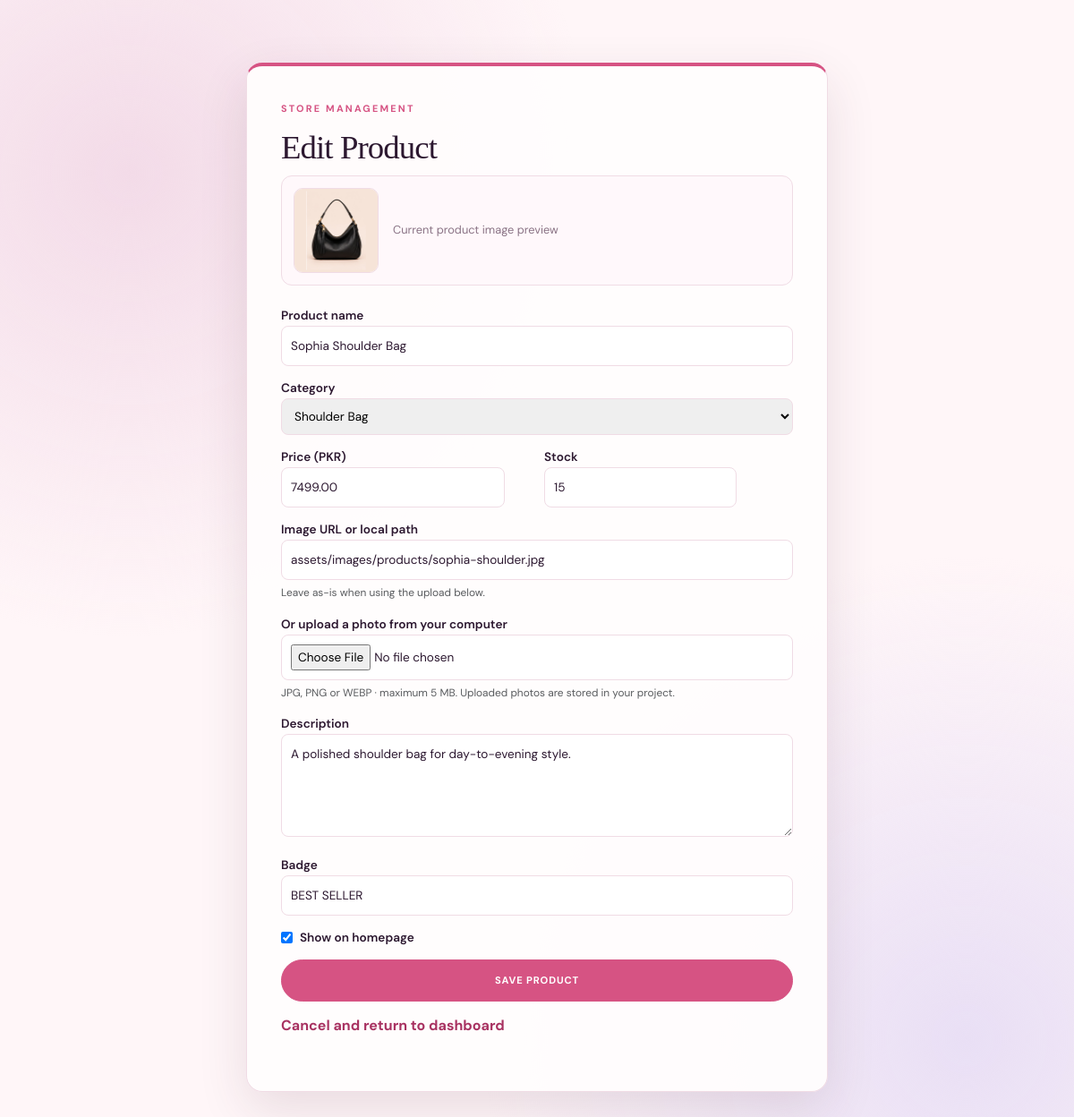
The page /admin/product-form.php?id=2 (signed in) on the database its author committed.
### tables this page shows
CREATE TABLE IF NOT EXISTS products(id INT AUTO_INCREMENT PRIMARY KEY,name VARCHAR(150) NOT NULL,category VARCHAR(80) NOT NULL,price DECIMAL(10,2) NOT NULL,stock INT DEFAULT 0,image TEXT NOT NULL,description TEXT,badge VARCHAR(40),featured TINYINT DEFAULT 0,created_at TIMESTAMP DEFAULT CURRENT_TIMESTAMP);

### includes/db.php (called while the page is built, shortened)
<?php
function e($value): string {
    return htmlspecialchars((string)$value, ENT_QUOTES | ENT_SUBSTITUTE, 'UTF-8');
}
final class JKBagsStatementResult {
    private array $rows;
    private int $cursor = 0;
    public function __construct(array $rows) {
        $this->rows = $rows;
    }
    public function fetch_assoc(): ?array {
        return $this->rows[$this->cursor++];
    }
}
function stmt_result(mysqli_stmt $stmt): JKBagsStatementResult {
    $rows = [];
    if (method_exists($stmt, 'get_result')) {
        $result = $stmt->get_result();
        if ($result) {
            while ($row = $result->fetch_assoc()) $rows[] = $row;
        }
        return new JKBagsStatementResult($rows);
    }
    return new JKBagsStatementResult($rows);
}

### admin/product-form.php (the view, shortened to what this page needs)
<?php
require_once __DIR__ . '/../includes/db.php';
$id = (int)($_GET['id'] ?? 0);
$product = ['name'=>'','category'=>'Hand Bag','price'=>'','stock'=>10,'image'=>'assets/images/products/luna-classic.jpg','description'=>'','badge'=>'','featured'=>0];
if ($id > 0) {
    $stmt = $conn->prepare('SELECT * FROM products WHERE id=? LIMIT 1');
    $stmt->bind_param('i', $id); $stmt->execute();
    $existing = stmt_result($stmt)->fetch_assoc(); $stmt->close();
    $product = $existing;
}
$preview = (string)$product['image'];
$previewSrc = preg_match('#^https?://#i', $preview) ? $preview : '../' . ltrim($preview, '/');
?>
<!doctype html><html lang="en"><head><link href="https://cdn.jsdelivr.net/npm/bootstrap@5.3.3/dist/css/bootstrap.min.css" rel="stylesheet"><link href="../assets/css/style.css" rel="stylesheet"></head>
<body><section class="form-page"><div class="form-box wide"><p class="eyebrow">STORE MANAGEMENT</p><h1><?=$id ? 'Edit Product' : 'Add a Product'?></h1>
<div class="product-editor-preview"><img id="imagePreview" src="<?=e($previewSrc)?>" alt="Current product photo"><span>Current product image preview</span></div>
<form class="admin-form" method="post" enctype="multipart/form-data" novalidate><?=csrf_field()?>
<label>Product name<input name="name" maxlength="150" value="<?=e($product['name'])?>" required></label>
<label>Category<select name="category"><?php foreach (['Hand Bag','Shoulder Bag','Crossbody Bag','Tote Bag','Clutch'] as $cat): ?><option value="<?=e($cat)?>" <?=$product['category']===$cat?'selected':''?>><?=e($cat)?></option><?php endforeach; ?></select></label>
<div class="row g-3"><div class="col-md-6"><label>Price (PKR)<input type="number" min="0" step="1" name="price" value="<?=e($product['price'])?>" required></label></div><div class="col-md-6"><label>Stock<input type="number" min="0" step="1" name="stock" value="<?=e($product['stock'])?>" required></label></div></div>
<label>Image URL or local path <input id="imageUrl" name="image" value="<?=e($product['image'])?>" placeholder="https://... or assets/images/products/file.jpg"><small class="text-muted">Leave as-is when using the upload below.</small></label>
<label>Or upload a photo from your computer <input id="imageFile" type="file" name="image_file" accept="image/jpeg,image/png,image/webp"><small class="text-muted">JPG, PNG or WEBP · maximum 5 MB. Uploaded photos are stored in your project.</small></label>
<label>Description<textarea name="description" rows="4"><?=e($product['description'])?></textarea></label>
<label>Badge<input name="badge" maxlength="40" value="<?=e($product['badge'])?>" placeholder="NEW / BEST SELLER"></label>
<label class="d-flex align-items-center gap-2"><input type="checkbox" name="featured" style="width:auto" <?=$product['featured']?'checked':''?>> Show on homepage</label>
<button class="btn-gold" type="submit">SAVE PRODUCT</button><a href="index.php#products">Cancel and return to dashboard</a></form></div></section>
</body></html>

### assets/css/style.css (style rules this page uses)
:root { --ink:#2c1830;--muted:#816c80;--cream:#fff6f8;--paper:#fffdfd;--gold:#d65383;--gold-dark:#a83261;--line:#f0dce5;--shadow:0 20px 55px rgba(74,29,58,.12);--lavender:#f1e4f5;--blush:#f8dce7 }
* { box-sizing:border-box }
html { scroll-behavior:smooth;scroll-padding-top:105px }
body { margin:0;color:var(--ink);background:var(--cream);font-family:'DM Sans',sans-serif;line-height:1.7 }
a { color:inherit;text-decoration:none }
img { max-width:100%;display:block }
button,input,textarea,select { font:inherit }
button,a { -webkit-tap-highlight-color:transparent }
.eyebrow { font-size:.68rem;letter-spacing:.2em;text-transform:uppercase;color:var(--gold);font-weight:700;margin:0 0 13px }
.btn-gold,.btn-dark { display:inline-flex;align-items:center;justify-content:center;gap:10px;padding:13px 22px;border-radius:28px;background:var(--gold);color:white;border:1px solid var(--gold);font-size:.7rem;font-weight:700;letter-spacing:.075em;text-transform:uppercase;transition:transform .22s,box-shadow .22s,background .22s;cursor:pointer }
.contact-form input,.contact-form textarea,.form-box input,.form-box textarea,.searchbar input { width:100%;padding:13px 15px;border:1px solid var(--line);border-radius:10px;background:white;color:var(--ink);outline:none;transition:border-color .2s,box-shadow .2s }
.contact-form textarea,.form-box textarea { resize:vertical }
.form-page { min-height:66vh;padding:70px 18px;display:grid;place-items:center;background:radial-gradient(circle at 12% 15%,#f3dbe8 0,transparent 34%),radial-gradient(circle at 90% 90%,#e9dff5 0,transparent 34%),var(--cream) }
.form-box { width:min(100%,490px);padding:38px;background:rgba(255,253,253,.96);box-shadow:var(--shadow);border:1px solid #f0dce5;border-top:4px solid var(--gold);border-radius:18px }
.form-box.wide { width:min(100%,650px) }
.form-box h1 { font:500 2.3rem/1.2 'Playfair Display',serif;letter-spacing:-.025em }
.form-box form { display:grid;gap:13px;margin:22px 0 }
.form-box form button { width:100% }
.form-box a:not(.btn-gold) { color:var(--gold-dark);font-weight:700 }
.admin-form { display:grid;gap:13px }
.admin-form input,.admin-form textarea,.admin-form select { width:100%;padding:10px;border:1px solid var(--line);border-radius:8px }
.admin-form label { font-weight:600;font-size:.85rem }
.admin-form label input,.admin-form label select,.admin-form label textarea { font-weight:400 }
.product-editor-preview { display:flex;align-items:center;gap:16px;padding:13px;margin-bottom:20px;border:1px solid #f0dce5;border-radius:12px;background:#fff8fb;color:#8a7385;font-size:.8rem }
.product-editor-preview img { width:95px;height:95px;object-fit:cover;border-radius:10px;border:1px solid #f0dce5;background:#f8e9ef }
.form-box.wide { max-width:750px }
.form-box input[type=file] { padding:10px;background:#fff }
.form-box label small { display:block;font-weight:400;margin-top:4px }
.admin-form label.d-flex { flex-direction:row;align-items:center }
.admin-form label.d-flex input { flex:0 0 auto }

### rows shown on the page
products: image (picture), name "Sophia Shoulder Bag", price "7499.00", stock "15", image "assets/images/products/sophia-shoulder.jpg", description "A polished shoulder bag for day-to-evening style.", badge "BEST SELLER", featured "☑"

### other values the page prints
form field category "Shoulder Bag"
